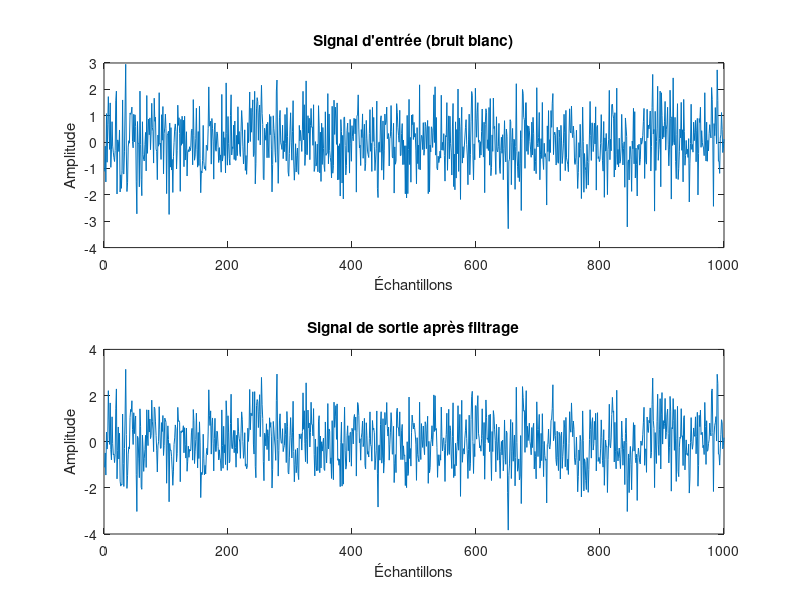

Recreate this plot in MATLAB. (Note: this script raises an error after producing the figure.)
clc ;
clear all ;


% --Génération de signaux test-- 

N = 1000;  % Number of samples
x = randn(N, 1);  % White noise
h = [1; 0.3; -0.1; 0.2];  % Impulse response of filter
d = filter(h, 1, x);  % Output signal

figure;
subplot(2, 1, 1);
plot(x);
title('Signal d''entrée (bruit blanc)');
xlabel('Échantillons');
ylabel('Amplitude');

subplot(2, 1, 2);
plot(d);
title('Signal de sortie après filtrage');
xlabel('Échantillons');
ylabel('Amplitude');


%----- Validation de l-algorithme LMS------

P = 4;  % Filter order
mu = 0.01;  % Step-size
[w, y, e] = algolms(x, d, P, mu)

figure;
plot(1:N, d, 'b', 1:N, y, 'r', 1:N, e, 'g');
legend('Desired Signal', 'Output Signal', 'Error Signal');
xlabel('Time'); ylabel('Amplitude'); 
title('LMS Algorithm Signals');

figure;

% First subplot: Desired Signal
subplot(3,1,1);  % 3 rows, 1 column, 1st plot
plot(1:N, d, 'b');
legend('Desired Signal');
xlabel('Time'); ylabel('Amplitude'); 
title('Desired Signal');

% Second subplot: Output Signal
subplot(3,1,2);  % 3 rows, 1 column, 2nd plot
plot(1:N, y, 'r');
legend('Output Signal');
xlabel('Time'); ylabel('Amplitude'); 
title('Output Signal');

% Third subplot: Error Signal
subplot(3,1,3);  % 3 rows, 1 column, 3rd plot
plot(1:N, e, 'g');
legend('Error Signal');
xlabel('Time'); ylabel('Amplitude'); 
title('Error Signal');


% Plot true and estimated filter coefficients
figure;
plot(1:P, h, 'bo-', 1:P, w(:, end), 'rx-');
legend('True Coefficients', 'Estimated Coefficients');
xlabel('Coefficient Index'); ylabel('Amplitude'); 
title('LMS Filter Coefficients');

%-----Test de l-algorithme LMS----

noise = 0.05 * randn(N, 1);  % Add noise
d_noisy = d + noise;

% Test for different filter lengths and step sizes
P_values = [5, 10, 20];
mu_values = [0.01, 0.1, 0.5];

for P_idx = 1:length(P_values)
    P = P_values(P_idx);
    figure; % Create a new figure for each P
    
    for mu_idx = 1:length(mu_values)
        mu = mu_values(mu_idx);
        
        % Apply the LMS algorithm
        [w, y, e] = algolms(x, d_noisy, P, mu);
        
        % Create subplot for the current mu
        subplot(1, 3, mu_idx);
        plot(1:N, e);
        
        % Set title and labels for each subplot
        title(['\mu = ', num2str(mu)]);
        xlabel('Time'); ylabel('Error');
    end
    
    % Set overall figure title
    sgtitle(['Error Signal for P = ', num2str(P)]);
end

%--------II.APPLICATION-------

%------ 1) Signal audio avec une voix--------

% Charger le signal vocal
[y, Fs] = audioread('C:\Users\Abdelhamied\Desktop\ENSEA\MATLAB\SA\Re_ Sujet TP\Voix1.wav');

%sound(y, Fs);  % Écouter le signal vocal original

% Charger la réponse impulsionnelle et filtrer le signal
Rep = importdata('C:\Users\Abdelhamied\Desktop\ENSEA\MATLAB\SA\Re_ Sujet TP\Rep.dat');

y_filtered = filter(Rep, 1, y);  % Filtrer le signal

%sound(y_filtered, Fs);  % Écouter le signal filtré

% Ajouter du bruit blanc
noise = 0.05 * randn(length(y_filtered), 1);
y_noisy = y_filtered + noise;

sound(y_noisy, 16000);  % Écouter le signal bruyant

% Annuler l'écho en utilisant LMS
mu = 0.01;  % Définir la taille de pas
[w, y_echo_canceled0, e] = algolms(y_noisy, y, 5, mu);
[w, y_echo_canceled1, e] = algolms(y_noisy, y, 15, mu);
[w, y_echo_canceled2, e] = algolms(y_noisy, y, 50, mu);
[w, y_echo_canceled3, e] = algolms(y_noisy, y, 100, mu);

sound(y_echo_canceled, 2*Fs);

sound(y_noisy, 2*Fs);

warning('off', 'all');  % Turn off all warnings

t = (0:length(y_noisy)-1)/Fs

% Plot the signals in subplots
figure;

% Plot original signal (y_noisy)
subplot(5, 1, 1);
plot(t, y_noisy);
title('Signal avant annulation d\echo');
xlabel('Temps (s)');
ylabel('Amplitude');
grid on;

% Plot signal after echo cancellation (P = 5)
subplot(5, 1, 2);
plot(t, y_echo_canceled0);
title('Signal après annulation d\echo (P = 5)');
xlabel('Temps (s)');
ylabel('Amplitude');
grid on;

% Plot signal after echo cancellation (P = 15)
subplot(5, 1, 3);
plot(t, y_echo_canceled1);
title('Signal après annulation d\echo (P = 15)');
xlabel('Temps (s)');
ylabel('Amplitude');
grid on;

% Plot signal after echo cancellation (P = 50)
subplot(5, 1, 4);
plot(t, y_echo_canceled2);
title('Signal après annulation d\echo (P = 50)');
xlabel('Temps (s)');
ylabel('Amplitude');
grid on;

% Plot signal after echo cancellation (P = 100)
subplot(5, 1, 5);
plot(t, y_echo_canceled3);
title('Signal après annulation d\echo (P = 100)');
xlabel('Temps (s)');
ylabel('Amplitude');
grid on;

%---- 2) Signal audio avec deux voix -----

load farspeech.mat;  
load nearspeech.mat; 

filename_near = 'nearspeech.wav';
audiowrite(filename_near,v,fs);
clear v fs 

filename_far  = 'farspeech.wav';
audiowrite(filename_far,x,Fs);
clear x fs 

[x,fs] = audioread('farspeech.wav')
[v,Fs] = audioread('nearspeech.wav')

sound(v, Fs);

sound(x, Fs);

x_echo = filter(Rep, 1, x);
dialogue = v + x_echo;  % Create dialogue with echo

sound(dialogue, Fs);  % Listen to dialogue

% % Cancel far speech echo using LMS
[w, x_echo_canceled0, e] = algolms(dialogue, v, length(Rep), 0.1);
[w, x_echo_canceled1, e] = algolms(dialogue, v, length(Rep), 0.5);
[w, x_echo_canceled2, e] = algolms(dialogue, v, length(Rep), 0.01);
[w, x_echo_canceled3, e] = algolms(dialogue, v, length(Rep), 0.05);

% Plot the signals in subplots
warning('off', 'all');  % Turn off all warnings

t = (0:length(dialogue)-1)/Fs;

figure;
% Plot original signal (dialogue)
subplot(5, 1, 1);
plot(t, dialogue);
title('Signal avant annulation d\echo');
xlabel('Temps (s)');
ylabel('Amplitude');
grid on;

% Plot signal after echo cancellation (for mu = 0.1)
subplot(5, 1, 2);
plot(t, x_echo_canceled0);
title('Signal après annulation d\echo (\mu = 0.1)');
xlabel('Temps (s)');
ylabel('Amplitude');
grid on;

% Plot signal after echo cancellation (for mu = 0.5)
subplot(5, 1, 3);
plot(t, x_echo_canceled1);
title('Signal après annulation d\echo (\mu = 0.5)');
xlabel('Temps (s)');
ylabel('Amplitude');
grid on;

% Plot signal after echo cancellation (for mu = 0.01)
subplot(5, 1, 4);
plot(t, x_echo_canceled2);
title('Signal après annulation d\echo (\mu = 0.01)');
xlabel('Temps (s)');
ylabel('Amplitude');
grid on;

% Plot signal after echo cancellation (for mu = 0.05)
subplot(5, 1, 5);
plot(t, x_echo_canceled3);
title('Signal après annulation d\echo (\mu = 0.05)');
xlabel('Temps (s)');
ylabel('Amplitude');
grid on;
